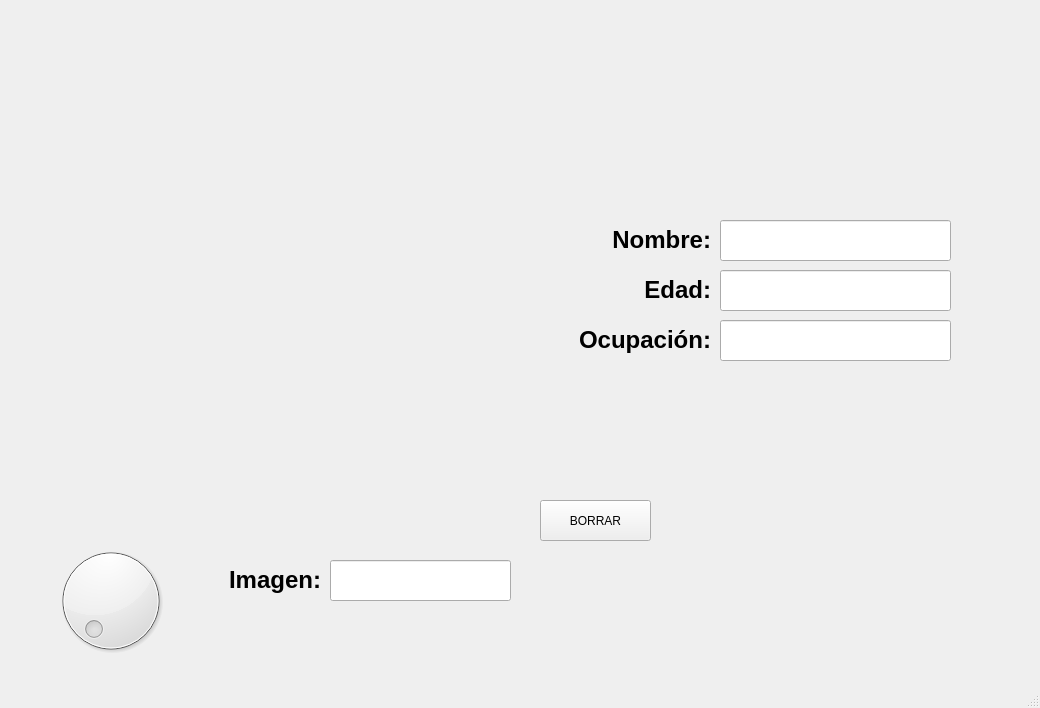
<?xml version="1.0" encoding="UTF-8"?>
<ui version="4.0">
 <class>MainWindow</class>
 <widget class="QMainWindow" name="MainWindow">
  <property name="geometry">
   <rect>
    <x>0</x>
    <y>0</y>
    <width>1040</width>
    <height>708</height>
   </rect>
  </property>
  <property name="windowTitle">
   <string>MainWindow</string>
  </property>
  <widget class="QWidget" name="centralwidget">
   <widget class="QLineEdit" name="txt_Nombre">
    <property name="geometry">
     <rect>
      <x>720</x>
      <y>220</y>
      <width>231</width>
      <height>41</height>
     </rect>
    </property>
    <property name="font">
     <font>
      <pointsize>12</pointsize>
      <weight>75</weight>
      <bold>true</bold>
     </font>
    </property>
    <property name="text">
     <string/>
    </property>
    <property name="alignment">
     <set>Qt::AlignCenter</set>
    </property>
   </widget>
   <widget class="QLabel" name="label">
    <property name="geometry">
     <rect>
      <x>570</x>
      <y>220</y>
      <width>141</width>
      <height>41</height>
     </rect>
    </property>
    <property name="text">
     <string>&lt;html&gt;&lt;head/&gt;&lt;body&gt;&lt;p align=&quot;right&quot;&gt;&lt;span style=&quot; font-size:18pt; font-weight:600;&quot;&gt;Nombre:&lt;/span&gt;&lt;/p&gt;&lt;/body&gt;&lt;/html&gt;</string>
    </property>
   </widget>
   <widget class="QLabel" name="label_2">
    <property name="geometry">
     <rect>
      <x>30</x>
      <y>10</y>
      <width>991</width>
      <height>121</height>
     </rect>
    </property>
    <property name="text">
     <string/>
    </property>
    <property name="pixmap">
     <pixmap resource="recursos.qrc">:/Logos/uat.png</pixmap>
    </property>
    <property name="scaledContents">
     <bool>true</bool>
    </property>
   </widget>
   <widget class="QLabel" name="label_4">
    <property name="geometry">
     <rect>
      <x>820</x>
      <y>480</y>
      <width>221</width>
      <height>141</height>
     </rect>
    </property>
    <property name="text">
     <string/>
    </property>
    <property name="pixmap">
     <pixmap resource="recursos.qrc">:/Numeros/amongBlanco.png</pixmap>
    </property>
    <property name="scaledContents">
     <bool>true</bool>
    </property>
   </widget>
   <widget class="QLineEdit" name="txt_Ocupacion">
    <property name="geometry">
     <rect>
      <x>720</x>
      <y>320</y>
      <width>231</width>
      <height>41</height>
     </rect>
    </property>
    <property name="font">
     <font>
      <pointsize>12</pointsize>
      <weight>75</weight>
      <bold>true</bold>
     </font>
    </property>
    <property name="text">
     <string/>
    </property>
    <property name="alignment">
     <set>Qt::AlignCenter</set>
    </property>
   </widget>
   <widget class="QLineEdit" name="txt_Edad">
    <property name="geometry">
     <rect>
      <x>720</x>
      <y>270</y>
      <width>231</width>
      <height>41</height>
     </rect>
    </property>
    <property name="font">
     <font>
      <pointsize>12</pointsize>
      <weight>75</weight>
      <bold>true</bold>
     </font>
    </property>
    <property name="text">
     <string/>
    </property>
    <property name="alignment">
     <set>Qt::AlignCenter</set>
    </property>
   </widget>
   <widget class="QLabel" name="img">
    <property name="geometry">
     <rect>
      <x>40</x>
      <y>220</y>
      <width>471</width>
      <height>311</height>
     </rect>
    </property>
    <property name="text">
     <string/>
    </property>
    <property name="pixmap">
     <pixmap resource="recursos.qrc">:/Numeros/amongBlanco.png</pixmap>
    </property>
    <property name="scaledContents">
     <bool>true</bool>
    </property>
   </widget>
   <widget class="QLabel" name="label_3">
    <property name="geometry">
     <rect>
      <x>570</x>
      <y>270</y>
      <width>141</width>
      <height>41</height>
     </rect>
    </property>
    <property name="text">
     <string>&lt;html&gt;&lt;head/&gt;&lt;body&gt;&lt;p align=&quot;right&quot;&gt;&lt;span style=&quot; font-size:18pt; font-weight:600;&quot;&gt;Edad:&lt;/span&gt;&lt;/p&gt;&lt;/body&gt;&lt;/html&gt;</string>
    </property>
   </widget>
   <widget class="QLabel" name="label_6">
    <property name="geometry">
     <rect>
      <x>540</x>
      <y>320</y>
      <width>171</width>
      <height>41</height>
     </rect>
    </property>
    <property name="text">
     <string>&lt;html&gt;&lt;head/&gt;&lt;body&gt;&lt;p align=&quot;right&quot;&gt;&lt;span style=&quot; font-size:18pt; font-weight:600;&quot;&gt;Ocupación:&lt;/span&gt;&lt;/p&gt;&lt;/body&gt;&lt;/html&gt;</string>
    </property>
   </widget>
   <widget class="QPushButton" name="btn_borrar">
    <property name="geometry">
     <rect>
      <x>540</x>
      <y>500</y>
      <width>111</width>
      <height>41</height>
     </rect>
    </property>
    <property name="text">
     <string>BORRAR</string>
    </property>
   </widget>
   <widget class="QDial" name="dial">
    <property name="geometry">
     <rect>
      <x>50</x>
      <y>540</y>
      <width>121</width>
      <height>121</height>
     </rect>
    </property>
   </widget>
   <widget class="QLineEdit" name="txt_imagen">
    <property name="geometry">
     <rect>
      <x>330</x>
      <y>560</y>
      <width>181</width>
      <height>41</height>
     </rect>
    </property>
    <property name="font">
     <font>
      <pointsize>12</pointsize>
      <weight>75</weight>
      <bold>true</bold>
     </font>
    </property>
    <property name="text">
     <string/>
    </property>
    <property name="alignment">
     <set>Qt::AlignCenter</set>
    </property>
   </widget>
   <widget class="QLabel" name="label_5">
    <property name="geometry">
     <rect>
      <x>180</x>
      <y>560</y>
      <width>141</width>
      <height>41</height>
     </rect>
    </property>
    <property name="text">
     <string>&lt;html&gt;&lt;head/&gt;&lt;body&gt;&lt;p align=&quot;right&quot;&gt;&lt;span style=&quot; font-size:18pt; font-weight:600;&quot;&gt;Imagen:&lt;/span&gt;&lt;/p&gt;&lt;/body&gt;&lt;/html&gt;</string>
    </property>
   </widget>
  </widget>
  <widget class="QMenuBar" name="menubar">
   <property name="geometry">
    <rect>
     <x>0</x>
     <y>0</y>
     <width>1040</width>
     <height>26</height>
    </rect>
   </property>
  </widget>
  <widget class="QStatusBar" name="statusbar"/>
 </widget>
 <resources>
  <include location="recursos.qrc"/>
 </resources>
 <connections/>
</ui>
